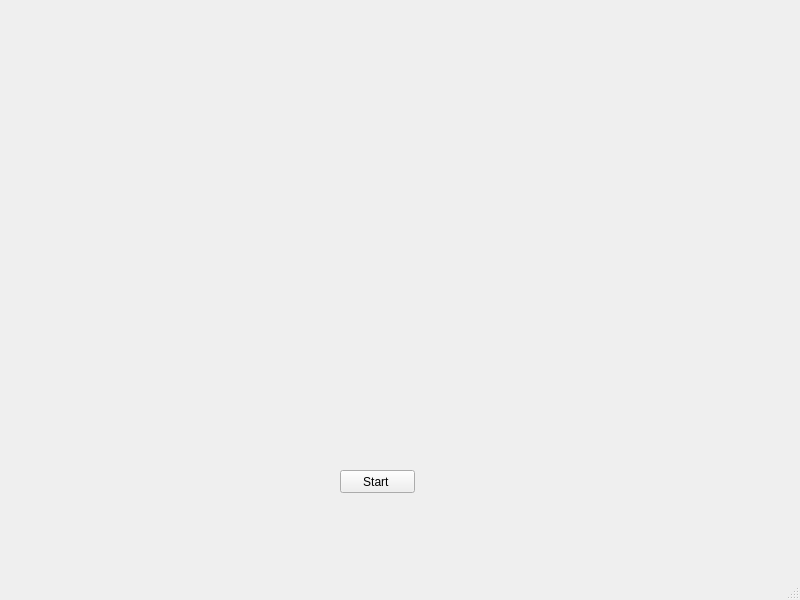
<?xml version="1.0" encoding="UTF-8"?>
<ui version="4.0">
 <class>Beve</class>
 <widget class="QMainWindow" name="Beve">
  <property name="geometry">
   <rect>
    <x>0</x>
    <y>0</y>
    <width>800</width>
    <height>600</height>
   </rect>
  </property>
  <property name="windowTitle">
   <string>MainWindow</string>
  </property>
  <widget class="QWidget" name="centralwidget">
   <widget class="QPushButton" name="mainStartButton">
    <property name="geometry">
     <rect>
      <x>340</x>
      <y>470</y>
      <width>75</width>
      <height>23</height>
     </rect>
    </property>
    <property name="text">
     <string>Start </string>
    </property>
   </widget>
  </widget>
  <widget class="QMenuBar" name="menubar">
   <property name="geometry">
    <rect>
     <x>0</x>
     <y>0</y>
     <width>800</width>
     <height>21</height>
    </rect>
   </property>
  </widget>
  <widget class="QStatusBar" name="statusbar"/>
 </widget>
 <resources/>
 <connections/>
</ui>
